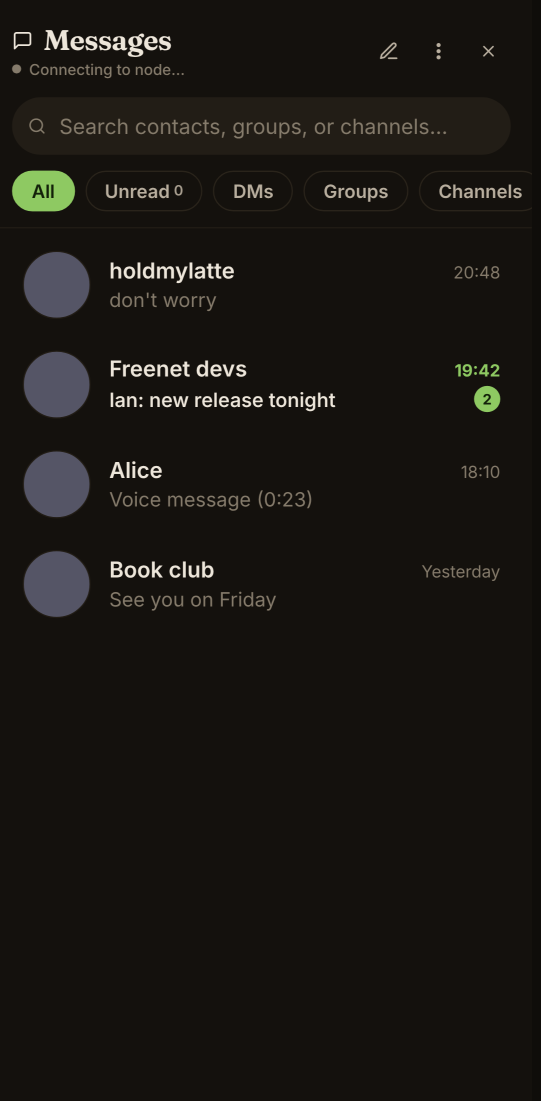
#> input picture ui/inbox.png, 1082 x 2202 px (shown at 1/2 size)
$ python make-icons.py ../../../ui/inbox.png ../../../ui/nc.png
#> lines starting #> are read from the running program, lines starting #| are printed output that depends on the picture; after the words box and inside, x2 and y2 are one past the last pixel; in counts of white or black regions, pixels touching at a corner belong together
# Desktop icons from the web app's icon (python3 make-icons.py ../../../ui/public/icon-512.png .): rounded corners,
# then an .ico (Windows), a 512 px PNG (macOS bundle) and raw 64 px RGBA (the Linux window icon, read without an
# image decoder).
import io, struct, sys
from PIL import Image, ImageDraw
src, out = sys.argv[1], sys.argv[2]
big = Image.open(src).convert("RGBA").resize((1024, 1024), Image.LANCZOS)
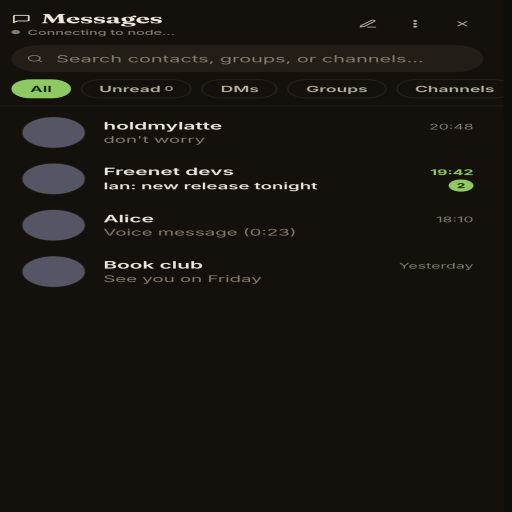
#> big: PIL image 1024x1024 RGBA (shown at 1/2 size); mean R, G, B, A 25.8, 23, 18.6, 255
mask = Image.new("L", big.size, 0)
#> mask: PIL image 1024x1024 L; every value is 0
ImageDraw.Draw(mask).rounded_rectangle([0, 0, 1023, 1023], radius=228, fill=255)
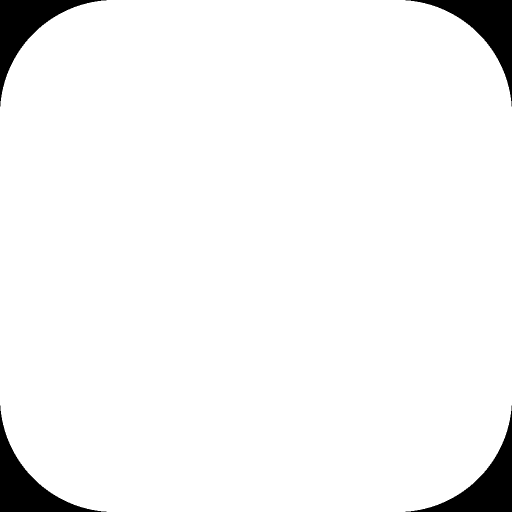
#> mask: PIL image 1024x1024 L (shown at 1/2 size); 95.7% white; 4 black regions, box (x1, y1, x2, y2) and area: (0, 0, 213, 213) 11227, (811, 0, 1024, 213) 11227, (0, 811, 213, 1024) 11227, (811, 811, 1024, 1024) 11227
big.putalpha(mask)
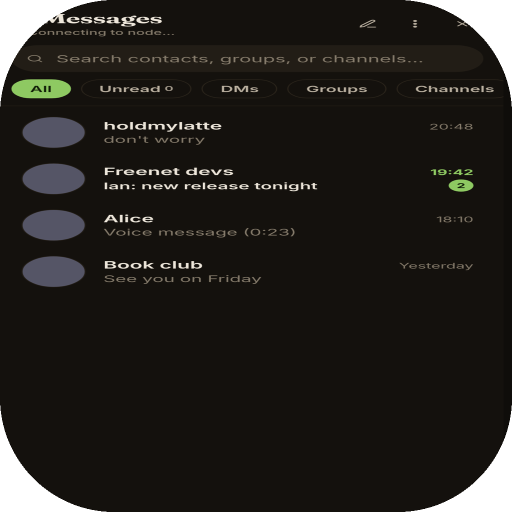
#> big: PIL image 1024x1024 RGBA (shown at 1/2 size); mean R, G, B, A 25.8, 23, 18.6, 244.1; transparent parts drawn white
at = lambda n: big.resize((n, n), Image.LANCZOS)

def bmp_entry(im):
    n = im.width
    px = im.tobytes("raw", "BGRA")
    rows = [px[y * n * 4:(y + 1) * n * 4] for y in range(n)][::-1]  # bottom-up
    and_row = b"\x00" * (((n + 31) // 32) * 4)  # alpha carries the shape: an empty AND mask
    return struct.pack("<IiiHHIIiiII", 40, n, n * 2, 1, 32, 0, 0, 0, 0, 0, 0) + b"".join(rows) + and_row * n

def png_entry(im):
    b = io.BytesIO(); im.save(b, "PNG", optimize=True); return b.getvalue()
#> after `im.save(b, 'PNG', optimize=True)`:
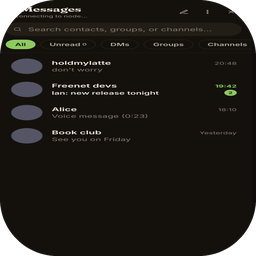
#> im: PIL image 256x256 RGBA; mean R, G, B, A 25, 22.3, 18.1, 244.1; transparent parts drawn white

sizes = [16, 24, 32, 48, 64, 256]
blobs = [png_entry(at(n)) if n == 256 else bmp_entry(at(n)) for n in sizes]
head = struct.pack("<HHH", 0, 1, len(sizes))
offset = 6 + 16 * len(sizes)
for n, blob in zip(sizes, blobs):
    head += struct.pack("<BBBBHHII", n % 256, n % 256, 0, 0, 1, 32, len(blob), offset)
    offset += len(blob)
open(f"{out}/radica.ico", "wb").write(head + b"".join(blobs))
at(512).save(f"{out}/icon-512.png", optimize=True)
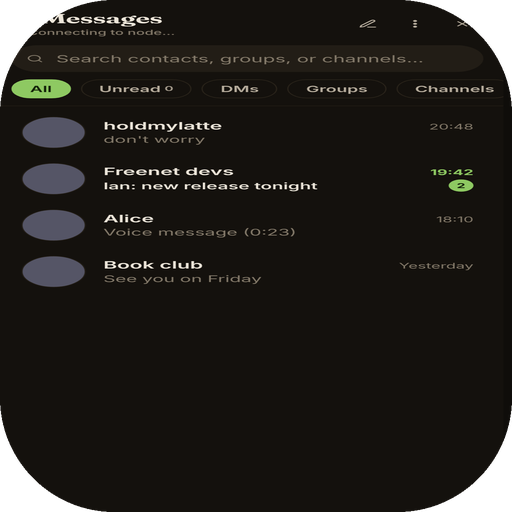
#> saved as icon-512.png: PIL image 512x512 RGBA; mean R, G, B, A 24.9, 22.2, 18.1, 244.1; transparent parts drawn white
open(f"{out}/icon-64.rgba", "wb").write(at(64).tobytes())

$ run again, on ui/thread.png
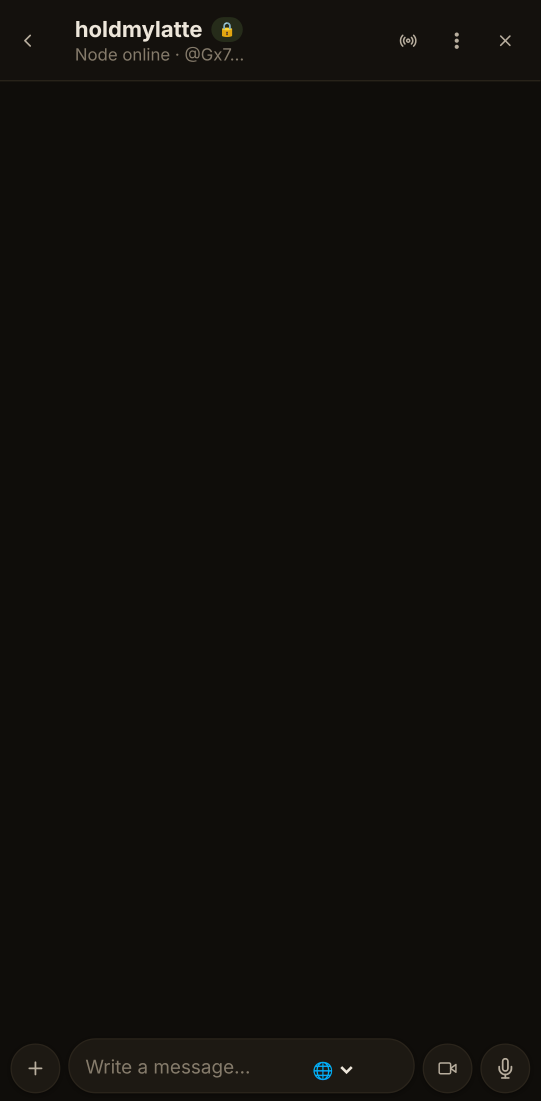
#> input picture ui/thread.png, 1082 x 2202 px (shown at 1/2 size)
#> in png_entry, `im.save(b, 'PNG', optimize=True)`:
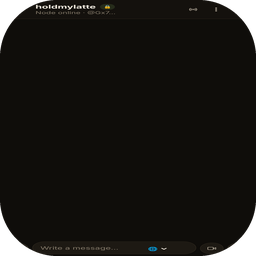
#> im: PIL image 256x256 RGBA; mean R, G, B, A 15.9, 13.9, 10.8, 244.1; transparent parts drawn white
#> `at(512).save(f"{out}/icon-512.png", optimize=True)`:
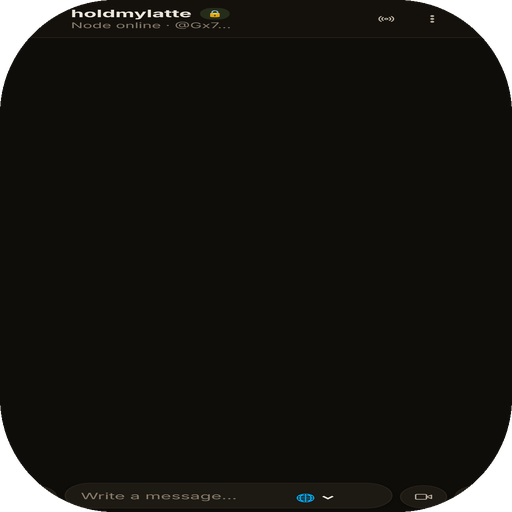
#> saved as icon-512.png: PIL image 512x512 RGBA; mean R, G, B, A 15.9, 13.8, 10.7, 244.1; transparent parts drawn white
